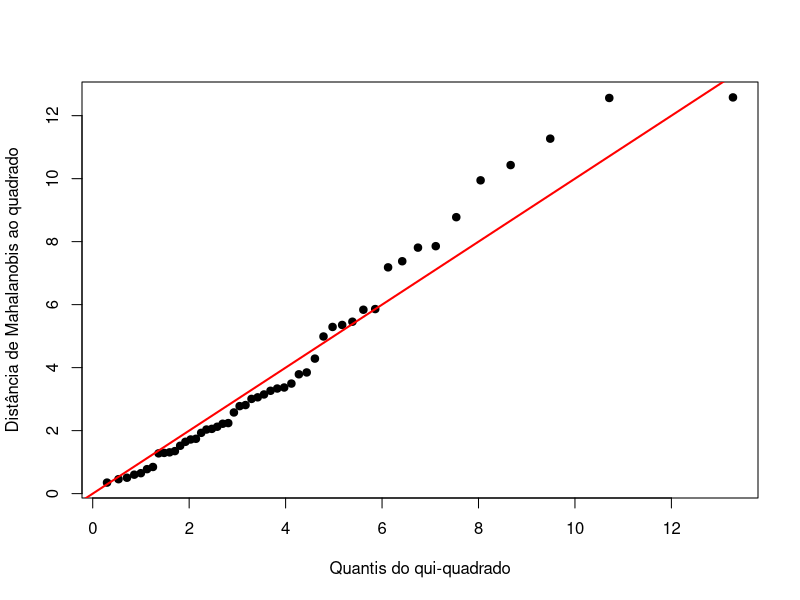

Generate this figure with R:
# Mardia (normalidade multivariada): exemplo completo ----
# O cálculo abaixo usa apenas o R base. O pacote MVN oferece o teste pronto (item 5).

# 1. Dados: 50 flores da espécie setosa, 4 medidas (cm)
X <- as.matrix(iris[iris$Species == "setosa", 1:4])
n <- nrow(X); p <- ncol(X)
colMeans(X)

# 2. Assimetria e curtose multivariadas de Mardia
Xc <- scale(X, center = TRUE, scale = FALSE)
S  <- crossprod(Xc) / n                      # covariância com divisor n
D  <- Xc %*% solve(S) %*% t(Xc)              # produtos de Mahalanobis
b1 <- sum(D^3) / n^2                         # assimetria
b2 <- sum(diag(D)^2) / n                     # curtose

# 3. Estatísticas de teste e valores-p
est_assimetria <- n * b1 / 6
gl <- p * (p + 1) * (p + 2) / 6
p_assimetria <- pchisq(est_assimetria, gl, lower.tail = FALSE)
z_curtose <- (b2 - p * (p + 2)) / sqrt(8 * p * (p + 2) / n)
p_curtose <- 2 * pnorm(abs(z_curtose), lower.tail = FALSE)
c(b1 = b1, estatistica = est_assimetria, gl = gl, valor_p = p_assimetria)
c(b2 = b2, z = z_curtose, valor_p = p_curtose)

# 4. Normalidade de cada variável
apply(X, 2, function(v) shapiro.test(v)$p.value)

# 5. Teste pronto no pacote MVN (install.packages("MVN"))
# library(MVN)
# mvn(X, mvn_test = "mardia")      # versões 6 ou mais recentes
# mvn(X, mvnTest = "mardia")       # versões anteriores

# 6. Gráfico Q-Q das distâncias de Mahalanobis contra o qui-quadrado
d2 <- sort(diag(D))
q  <- qchisq(ppoints(n), df = p)
plot(q, d2, pch = 19, xlab = "Quantis do qui-quadrado", ylab = "Distância de Mahalanobis ao quadrado")
abline(0, 1, col = "red", lwd = 2)
